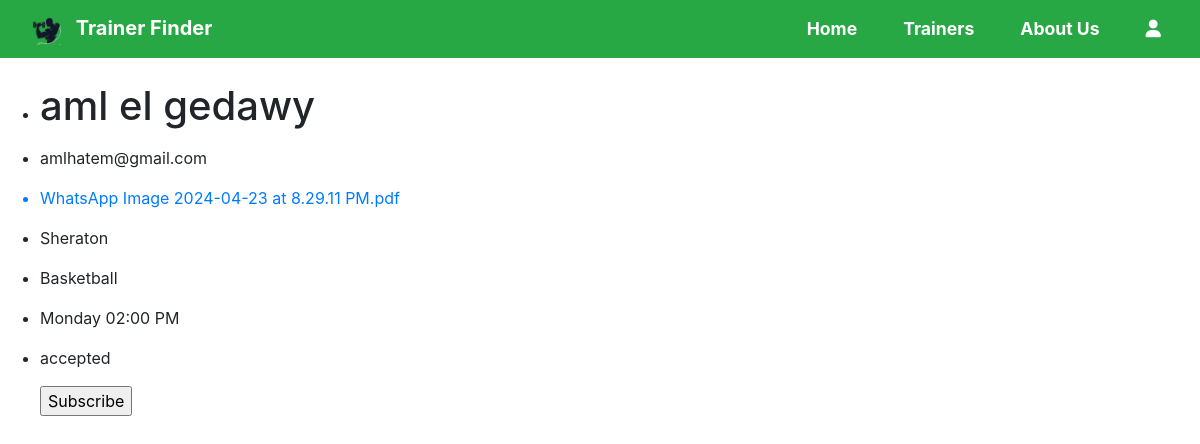
Page /Views/Trainers/index.php on the committed database.
### tables this page shows
CREATE TABLE `accepted_trainers` (
  `id` int(11) NOT NULL,
  `user_id` int(11) DEFAULT NULL,
  `username` varchar(255) DEFAULT NULL,
  `email` varchar(255) DEFAULT NULL,
  `certificate` varchar(255) DEFAULT NULL,
  `location` varchar(255) DEFAULT NULL,
  `sport` varchar(255) DEFAULT NULL,
  `day_time` varchar(255) DEFAULT NULL,
  `state` varchar(255) DEFAULT NULL,
  `approved_at` datetime DEFAULT NULL,
  `reservations` text DEFAULT NULL
);

### Models/AcceptedTrainerModel.php (called while the page is built, shortened)
<?php
class AcceptedTrainerModel implements Model
{
    public static function getAll(): array|null
    {
        $trainers = [];
        $conn = Database::getInstance()->getConnection();
        $query = "SELECT * FROM accepted_trainers";
        $result = $conn->query($query);
        if ($result && $result->num_rows > 0) {
            while ($row = $result->fetch_assoc()) {
                $trainers[] = $row;
            }
            return $trainers;
        }
        return null;
    }
}

### Controllers/FinderController.php (called while the page is built, shortened)
<?php
require __DIR__ ."/../Models/AcceptedTrainerModel.php";
class FinderController {
public static function index(){
$trainers = AcceptedTrainerModel::getAll();
return $trainers;
}
}

### Views/Trainers/index.php (the view, shortened to what this page needs)
<?php
require_once(__DIR__ . '/../../Controllers/FinderController.php');
include_once("../components/head.php");
?>
<body>
    <?php
    include_once("../components/nav.php");
    ?>
    <br>
    <?php
    $trainers = FinderController::index();
    ?>
    <?php if ($trainers): ?>
        <div>
            <ul>
                <?php foreach ($trainers as $tr): ?>
                    <form action="" method="post">
                        <li>
                            <h1>
                                <p><?= $tr['username'] ?></p>
                            </h1>
                        </li>
                        <li>
                            <p><?= $tr['email'] ?></p>
                        </li>
                        <a href=<?= __DIR__ . "/../../Assets/Uploads" . $tr["certificate"] ?>>
                            <li>
                                <p><?= $tr['certificate'] ?></p>
                            </li>
                        </a>
                        <li>
                            <p><?= $tr['location'] ?></p>
                        </li>
                        <li>
                            <p><?= $tr['sport'] ?></p>
                        </li>
                        <li>
                            <p><?= $tr['day_time'] ?></p>
                        </li>
                        <li>
                            <p><?= $tr['state'] ?></p>
                        </li>
                        <input type="submit" value="Subscribe" name="subscribe" />
                    </form>
                <?php endforeach ?>
            </ul>
        </div>
    <?php else : ?>
        <p>No trainers found.</p>
    <?php endif ?>
</body>
</html>

### Views/components/head.php (style rules this page uses)
body, html { margin: 0; padding: 0; height: 100%; overflow: hidden; }

### rows in the picture
accepted_trainers: username "aml el gedawy", email "amlhatem@gmail.com", certificate "WhatsApp Image 2024-04-23 at 8.29.11 PM.pdf", location "Sheraton", sport "Basketball", day_time "Monday 02:00 PM", state "accepted"
